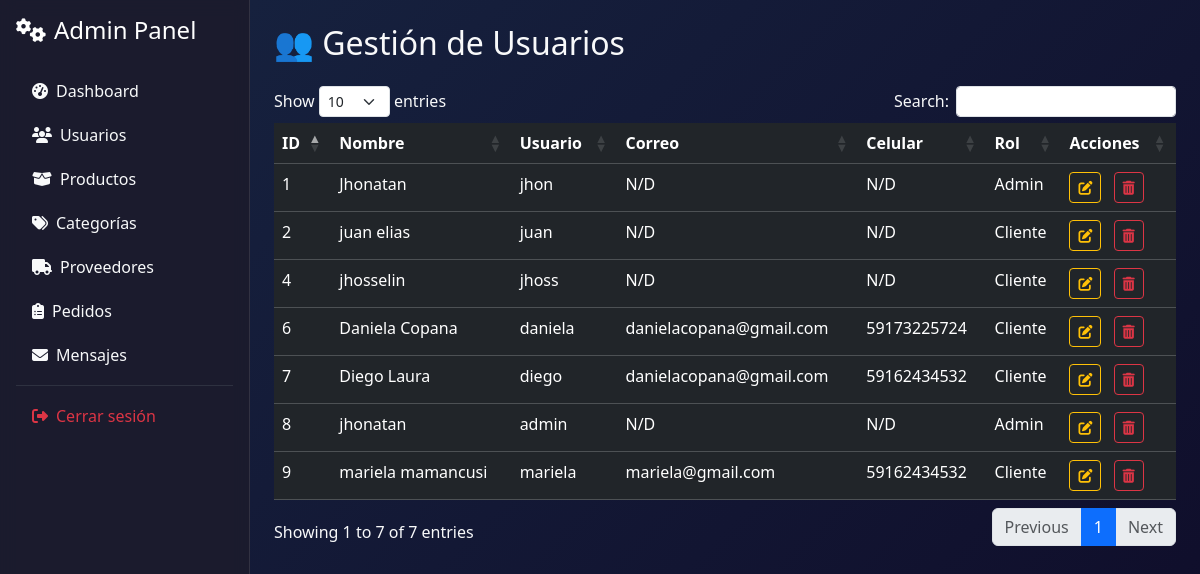
The page /admin/usuarios (signed in) on the database as committed earlier.
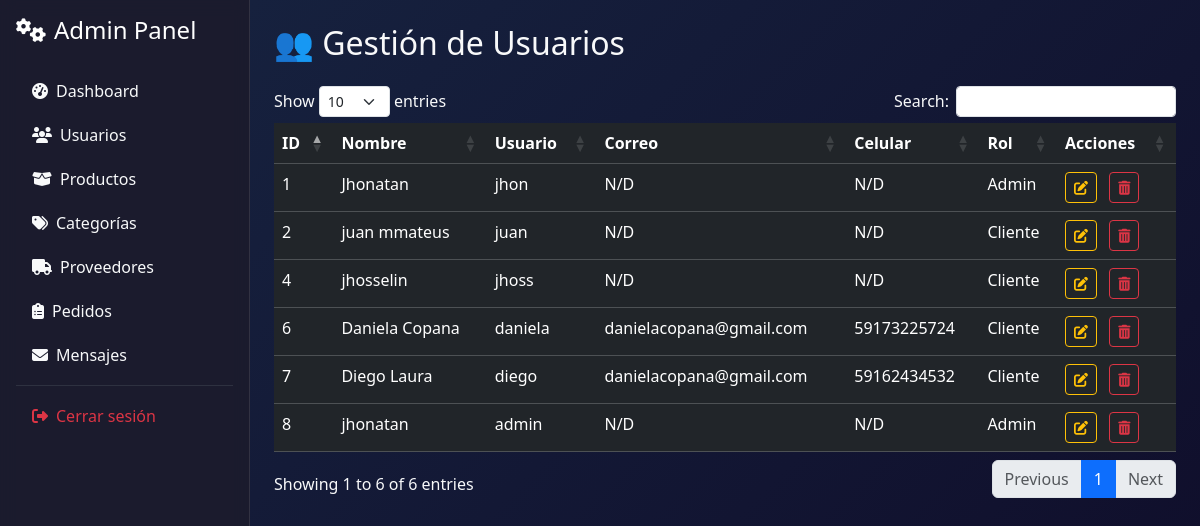
The same page on the database as committed later.
### models/usuario.py (models this page shows, shortened)
class Usuario(db.Model):
    __tablename__ = 'usuarios'
    id = db.Column(db.Integer, primary_key=True)
    nombre = db.Column(db.String(100), nullable=False)
    username = db.Column(db.String(80), unique=True, nullable=False)
    password = db.Column(db.String(200), nullable=False)
    rol = db.Column(db.String(20), nullable=False)
    correo = db.Column(db.String(120))
    celular = db.Column(db.String(20))

### controllers/admin_controller.py (the view)
@admin_bp.route('/usuarios')
def lista_usuarios():
    if session.get('rol') != 'admin':
        flash('Acceso denegado.', 'danger')
        return redirect(url_for('usuario.login'))
    usuarios = Usuario.query.all()
    return render_template('admin/usuarios/lista.html', usuarios=usuarios)

### app.py (called while the page is built)
@app.context_processor
def inject_active_path():
    def is_active(path):
        return 'active' if request.path == path else ''
    return dict(is_active=is_active)

@app.context_processor
def cantidad_carrito():
    def contar_productos():
        if session.get('rol') == 'cliente' and session.get('id'):
            items = Carrito.query.filter_by(usuario_id=session['id']).all()
            return len(items)
        return 0
    return dict(cantidad_en_carrito=contar_productos())

### templates/admin/usuarios/lista.html (shortened to what this page needs)
{% extends 'base_admin.html' %}
{% block content %}
<h2 class="mb-4">👥 Gestión de Usuarios</h2>
<div class="table-responsive animate__animated animate__fadeInUp">
  <table class="table table-dark table-hover data-table">
    <thead>
      <tr>
        <th>ID</th>
        <th>Nombre</th>
        <th>Usuario</th>
        <th>Correo</th>
        <th>Celular</th>
        <th>Rol</th>
        <th>Acciones</th>
      </tr>
    </thead>
    <tbody>
      {% for usuario in usuarios %}
      <tr>
        <td>{{ usuario.id }}</td>
        <td>{{ usuario.nombre }}</td>
        <td>{{ usuario.username }}</td>
        <td>{{ usuario.correo or 'N/D' }}</td>
        <td>{{ usuario.celular or 'N/D' }}</td>
        <td>{{ usuario.rol|capitalize }}</td>
        <td>
          <a href="{{ url_for('admin.editar_usuario', id=usuario.id) }}" class="btn btn-sm btn-outline-warning me-2">
            <i class="fas fa-edit"></i>
          </a>
          <a href="#" onclick="confirmDelete('{{ usuario.id }}')" class="btn btn-sm btn-outline-danger">
            <i class="fas fa-trash-alt"></i>
          </a>
        </td>
      </tr>
      {% endfor %}
    </tbody>
  </table>
</div>
{% endblock %}

### templates/base_admin.html (shortened to what this page needs)
<!DOCTYPE html>
<html lang="es">
<head>
  <link href="https://cdn.jsdelivr.net/npm/bootstrap@5.3.3/dist/css/bootstrap.min.css" rel="stylesheet">
  <link rel="stylesheet" href="https://cdnjs.cloudflare.com/ajax/libs/animate.css/4.1.1/animate.min.css"/>
  <link rel="stylesheet" href="https://cdnjs.cloudflare.com/ajax/libs/font-awesome/6.4.0/css/all.min.css">
  <link rel="stylesheet" href="https://cdn.datatables.net/1.13.6/css/dataTables.bootstrap5.min.css">
  <link rel="stylesheet" href="https://cdn.jsdelivr.net/npm/sweetalert2@11/dist/sweetalert2.min.css">
  <link rel="stylesheet" href="https://cdnjs.cloudflare.com/ajax/libs/hover.css/2.3.1/css/hover-min.css">
</head>
<body class="bg-dark text-light">
  <div class="d-flex flex-nowrap min-vh-100">
    <div class="admin-sidebar p-3 text-white" style="width: 250px;" data-aos="fade-right">
      <h4 class="mb-4 animate__animated animate__fadeIn">
        <i class="fas fa-cogs me-2"></i>Admin Panel
      </h4>
      <ul class="nav flex-column">
      <li class="nav-item animate__animated animate__fadeInLeft" data-aos-delay="200">
        <a href="{{ url_for('dashboard.index') }}" class="nav-link text-light nav-link-admin hvr-underline-from-center">
          <i class="fas fa-tachometer-alt me-2"></i>Dashboard
        </a>
      </li>
        <li class="nav-item animate__animated animate__fadeInLeft" data-aos-delay="150">
        <a href="{{ url_for('admin.lista_usuarios') }}" class="nav-link text-light nav-link-admin hvr-underline-from-center">
            <i class="fas fa-users me-2"></i>Usuarios
        </a>
        </li>
        <li class="nav-item animate__animated animate__fadeInLeft" data-aos-delay="200">
          <a href="{{ url_for('producto.index') }}"class="nav-link text-light nav-link-admin hvr-underline-from-center">
            <i class="fas fa-box-open me-2"></i>Productos
          </a>
        </li>
        <li class="nav-item animate__animated animate__fadeInLeft" data-aos-delay="250">
          <a href="{{ url_for('categoria.index') }}" class="nav-link text-light nav-link-admin hvr-underline-from-center">
            <i class="fas fa-tags me-2"></i>Categorías
          </a>
        </li>
        <li class="nav-item animate__animated animate__fadeInLeft" data-aos-delay="250">
          <a href="{{ url_for('proveedor.index') }}" class="nav-link text-light nav-link-admin hvr-underline-from-center">
            <i class="fas fa-truck me-2"></i>Proveedores
          </a>
        </li>
        <li class="nav-item animate__animated animate__fadeInLeft" data-aos-delay="300">
          <a href="{{ url_for('admin_pedido.lista') }}" class="nav-link text-light nav-link-admin hvr-underline-from-center">
            <i class="fas fa-clipboard-list me-2"></i>Pedidos
          </a>
        </li>
      <li class="nav-item animate__animated animate__fadeInLeft" data-aos-delay="350">
        <a href="{{ url_for('mensaje.admin_lista') }}" class="nav-link text-light nav-link-admin hvr-underline-from-center">
          <i class="fas fa-envelope me-2"></i>Mensajes
        </a>
      </li>
        <li><hr class="text-secondary my-2"></li>
        <li class="nav-item animate__animated animate__fadeInLeft" data-aos-delay="400">
          <a href="{{ url_for('usuario.login') }}" class="nav-link text-danger nav-link-admin hvr-grow">
            <i class="fas fa-sign-out-alt me-2"></i>Cerrar sesión
          </a>
        </li>
      </ul>
    </div>
    <main class="flex-fill p-4 admin-main">
      {% block content %}{% endblock %}
    </main>
  </div>
</body>
</html>

### templates/base_admin.html (style rules this page uses)
:root { --admin-sidebar: #1a1a2e; --admin-main: #16213e; --admin-accent: #0f3460; }
body { font-family: 'Segoe UI', system-ui, sans-serif; overflow-x: hidden; }
.admin-sidebar { background: rgba(26, 26, 46, 0.85) !important; backdrop-filter: blur(8px); border-right: 1px solid rgba(255, 255, 255, 0.1); transition: all 0.3s ease; }
.nav-link-admin { border-radius: 6px; transition: all 0.3s ease; margin: 2px 0; }
.admin-main { background: linear-gradient(135deg, var(--admin-main), #0f0c29); }

Rows that differ between the two databases and show on the page:
removed Usuario: id "9", nombre "mariela mamancusi", username "mariela", correo "mariela@gmail.com", celular "59162434532", rol "Cliente"
changed Usuario "juan": nombre "juan elias" → "juan mmateus"
Other text that changed with them:
text written by a page script: "Show entries Search: Showing 1 to 7 of 7 entries Previous 1 Next" → "Show entries Search: Showing 1 to 6 of 6 entries Previous 1 Next"
